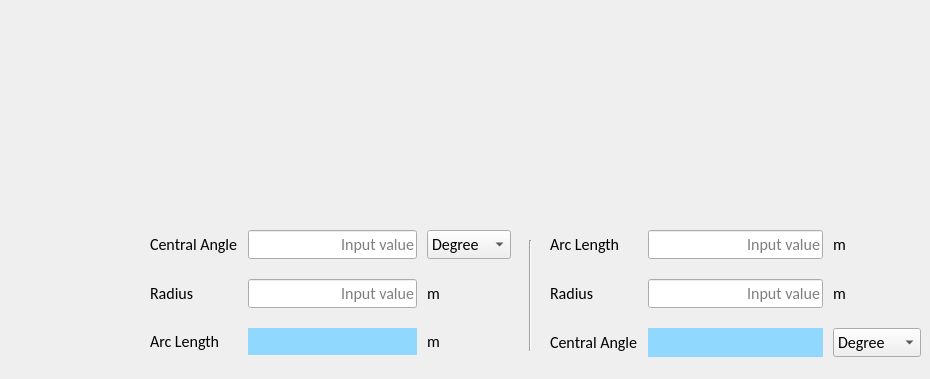
      <widget class="QWidget" name="tab_16">
       <attribute name="title">
        <string>Arc</string>
       </attribute>
       <widget class="QLabel" name="arc_image">
        <property name="geometry">
         <rect>
          <x>370</x>
          <y>30</y>
          <width>331</width>
          <height>161</height>
         </rect>
        </property>
        <property name="text">
         <string/>
        </property>
        <property name="pixmap">
         <pixmap>image/Arc.png</pixmap>
        </property>
        <property name="scaledContents">
         <bool>true</bool>
        </property>
        <property name="alignment">
         <set>Qt::AlignCenter</set>
        </property>
       </widget>
       <widget class="QWidget" name="gridLayoutWidget_7">
        <property name="geometry">
         <rect>
          <x>150</x>
          <y>220</y>
          <width>361</width>
          <height>145</height>
         </rect>
        </property>
        <layout class="QGridLayout" name="gridLayout_7" rowstretch="0,0,0" columnstretch="1,2,1">
         <property name="topMargin">
          <number>10</number>
         </property>
         <property name="bottomMargin">
          <number>10</number>
         </property>
         <property name="horizontalSpacing">
          <number>10</number>
         </property>
         <property name="verticalSpacing">
          <number>20</number>
         </property>
         <item row="2" column="1">
          <widget class="QLabel" name="output_arc_len1">
           <property name="font">
            <font>
             <family>Calibri</family>
             <pointsize>12</pointsize>
             <bold>false</bold>
            </font>
           </property>
           <property name="styleSheet">
            <string notr="true">QLabel{background-color: rgb(145, 216, 255)}</string>
           </property>
           <property name="text">
            <string/>
           </property>
           <property name="alignment">
            <set>Qt::AlignRight|Qt::AlignTrailing|Qt::AlignVCenter</set>
           </property>
          </widget>
         </item>
         <item row="0" column="2">
          <widget class="QComboBox" name="comboBox_arc_angle1">
           <property name="font">
            <font>
             <family>Calibri</family>
             <pointsize>12</pointsize>
             <bold>false</bold>
            </font>
           </property>
           <item>
            <property name="text">
             <string>Degree</string>
            </property>
           </item>
           <item>
            <property name="text">
             <string>Rad</string>
            </property>
           </item>
          </widget>
         </item>
         <item row="1" column="2">
          <widget class="QLabel" name="label_arc_radius_unit1">
           <property name="font">
            <font>
             <family>Calibri</family>
             <pointsize>12</pointsize>
             <bold>false</bold>
            </font>
           </property>
           <property name="text">
            <string>m</string>
           </property>
           <property name="alignment">
            <set>Qt::AlignLeading|Qt::AlignLeft|Qt::AlignVCenter</set>
           </property>
          </widget>
         </item>
         <item row="2" column="0">
          <widget class="QLabel" name="label_arc_len1">
           <property name="font">
            <font>
             <family>Calibri</family>
             <pointsize>12</pointsize>
             <bold>false</bold>
            </font>
           </property>
           <property name="text">
            <string>Arc Length</string>
           </property>
           <property name="alignment">
            <set>Qt::AlignLeading|Qt::AlignLeft|Qt::AlignVCenter</set>
           </property>
          </widget>
         </item>
         <item row="0" column="0">
          <widget class="QLabel" name="label_arc_angle1">
           <property name="font">
            <font>
             <family>Calibri</family>
             <pointsize>12</pointsize>
             <bold>false</bold>
            </font>
           </property>
           <property name="text">
            <string>Central Angle</string>
           </property>
           <property name="alignment">
            <set>Qt::AlignLeading|Qt::AlignLeft|Qt::AlignVCenter</set>
           </property>
          </widget>
         </item>
         <item row="1" column="0">
          <widget class="QLabel" name="label_arc_radius1">
           <property name="font">
            <font>
             <family>Calibri</family>
             <pointsize>12</pointsize>
             <bold>false</bold>
            </font>
           </property>
           <property name="text">
            <string>Radius</string>
           </property>
           <property name="alignment">
            <set>Qt::AlignLeading|Qt::AlignLeft|Qt::AlignVCenter</set>
           </property>
          </widget>
         </item>
         <item row="1" column="1">
          <widget class="QLineEdit" name="input_arc_radius1">
           <property name="font">
            <font>
             <family>Calibri</family>
             <pointsize>12</pointsize>
             <bold>false</bold>
            </font>
           </property>
           <property name="alignment">
            <set>Qt::AlignRight|Qt::AlignTrailing|Qt::AlignVCenter</set>
           </property>
           <property name="dragEnabled">
            <bool>true</bool>
           </property>
           <property name="placeholderText">
            <string>Input value</string>
           </property>
          </widget>
         </item>
         <item row="2" column="2">
          <widget class="QLabel" name="label_arc_len_unit1">
           <property name="font">
            <font>
             <family>Calibri</family>
             <pointsize>12</pointsize>
             <bold>false</bold>
            </font>
           </property>
           <property name="text">
            <string>m</string>
           </property>
           <property name="alignment">
            <set>Qt::AlignLeading|Qt::AlignLeft|Qt::AlignVCenter</set>
           </property>
          </widget>
         </item>
         <item row="0" column="1">
          <widget class="QLineEdit" name="input_arc_angle1">
           <property name="font">
            <font>
             <family>Calibri</family>
             <pointsize>12</pointsize>
             <bold>false</bold>
            </font>
           </property>
           <property name="alignment">
            <set>Qt::AlignRight|Qt::AlignTrailing|Qt::AlignVCenter</set>
           </property>
           <property name="dragEnabled">
            <bool>true</bool>
           </property>
           <property name="placeholderText">
            <string>Input value</string>
           </property>
          </widget>
         </item>
        </layout>
       </widget>
       <widget class="QWidget" name="gridLayoutWidget_8">
        <property name="geometry">
         <rect>
          <x>550</x>
          <y>220</y>
          <width>371</width>
          <height>150</height>
         </rect>
        </property>
        <layout class="QGridLayout" name="gridLayout_8" rowstretch="0,0,0" columnstretch="1,2,1">
         <property name="topMargin">
          <number>10</number>
         </property>
         <property name="bottomMargin">
          <number>10</number>
         </property>
         <property name="horizontalSpacing">
          <number>10</number>
         </property>
         <property name="verticalSpacing">
          <number>20</number>
         </property>
         <item row="0" column="0">
          <widget class="QLabel" name="label_arc_len2">
           <property name="font">
            <font>
             <family>Calibri</family>
             <pointsize>12</pointsize>
             <bold>false</bold>
            </font>
           </property>
           <property name="text">
            <string>Arc Length</string>
           </property>
           <property name="alignment">
            <set>Qt::AlignLeading|Qt::AlignLeft|Qt::AlignVCenter</set>
           </property>
          </widget>
         </item>
         <item row="1" column="0">
          <widget class="QLabel" name="label_arc_radius2">
           <property name="font">
            <font>
             <family>Calibri</family>
             <pointsize>12</pointsize>
             <bold>false</bold>
            </font>
           </property>
           <property name="text">
            <string>Radius</string>
           </property>
           <property name="alignment">
            <set>Qt::AlignLeading|Qt::AlignLeft|Qt::AlignVCenter</set>
           </property>
          </widget>
         </item>
         <item row="2" column="0">
          <widget class="QLabel" name="label_arc_angle2">
           <property name="font">
            <font>
             <family>Calibri</family>
             <pointsize>12</pointsize>
             <bold>false</bold>
            </font>
           </property>
           <property name="text">
            <string>Central Angle</string>
           </property>
           <property name="alignment">
            <set>Qt::AlignLeading|Qt::AlignLeft|Qt::AlignVCenter</set>
           </property>
          </widget>
         </item>
         <item row="0" column="1">
          <widget class="QLineEdit" name="input_arc_len2">
           <property name="font">
            <font>
             <family>Calibri</family>
             <pointsize>12</pointsize>
             <bold>false</bold>
            </font>
           </property>
           <property name="alignment">
            <set>Qt::AlignRight|Qt::AlignTrailing|Qt::AlignVCenter</set>
           </property>
           <property name="dragEnabled">
            <bool>true</bool>
           </property>
           <property name="readOnly">
            <bool>false</bool>
           </property>
           <property name="placeholderText">
            <string>Input value</string>
           </property>
          </widget>
         </item>
         <item row="1" column="1">
          <widget class="QLineEdit" name="input_arc_radius2">
           <property name="font">
            <font>
             <family>Calibri</family>
             <pointsize>12</pointsize>
             <bold>false</bold>
            </font>
           </property>
           <property name="alignment">
            <set>Qt::AlignRight|Qt::AlignTrailing|Qt::AlignVCenter</set>
           </property>
           <property name="dragEnabled">
            <bool>true</bool>
           </property>
           <property name="placeholderText">
            <string>Input value</string>
           </property>
          </widget>
         </item>
         <item row="2" column="1">
          <widget class="QLabel" name="output_arc_angle2">
           <property name="font">
            <font>
             <family>Calibri</family>
             <pointsize>12</pointsize>
             <bold>false</bold>
            </font>
           </property>
           <property name="styleSheet">
            <string notr="true">QLabel{background-color: rgb(145, 216, 255)}</string>
           </property>
           <property name="text">
            <string/>
           </property>
           <property name="alignment">
            <set>Qt::AlignRight|Qt::AlignTrailing|Qt::AlignVCenter</set>
           </property>
          </widget>
         </item>
         <item row="0" column="2">
          <widget class="QLabel" name="label_src_len_unit2">
           <property name="font">
            <font>
             <family>Calibri</family>
             <pointsize>12</pointsize>
             <bold>false</bold>
            </font>
           </property>
           <property name="text">
            <string>m</string>
           </property>
           <property name="alignment">
            <set>Qt::AlignLeading|Qt::AlignLeft|Qt::AlignVCenter</set>
           </property>
          </widget>
         </item>
         <item row="1" column="2">
          <widget class="QLabel" name="label_arc_radius_unit2">
           <property name="font">
            <font>
             <family>Calibri</family>
             <pointsize>12</pointsize>
             <bold>false</bold>
            </font>
           </property>
           <property name="text">
            <string>m</string>
           </property>
           <property name="alignment">
            <set>Qt::AlignLeading|Qt::AlignLeft|Qt::AlignVCenter</set>
           </property>
          </widget>
         </item>
         <item row="2" column="2">
          <widget class="QComboBox" name="comboBox_arc_angle2">
           <property name="font">
            <font>
             <family>Calibri</family>
             <pointsize>12</pointsize>
             <bold>false</bold>
            </font>
           </property>
           <item>
            <property name="text">
             <string>Degree</string>
            </property>
           </item>
           <item>
            <property name="text">
             <string>Rad</string>
            </property>
           </item>
          </widget>
         </item>
        </layout>
       </widget>
       <widget class="Line" name="line">
        <property name="geometry">
         <rect>
          <x>520</x>
          <y>240</y>
          <width>20</width>
          <height>111</height>
         </rect>
        </property>
        <property name="orientation">
         <enum>Qt::Vertical</enum>
        </property>
       </widget>
      </widget>
